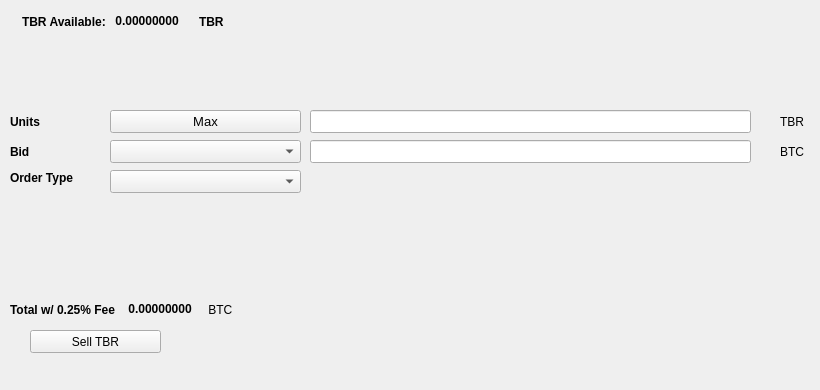
   <widget class="QWidget" name="SellTab">
    <attribute name="title">
     <string>Sell</string>
    </attribute>
    <widget class="QLabel" name="label_16">
     <property name="geometry">
      <rect>
       <x>780</x>
       <y>140</y>
       <width>31</width>
       <height>23</height>
      </rect>
     </property>
     <property name="text">
      <string>BTC</string>
     </property>
    </widget>
    <widget class="QComboBox" name="SellBidcomboBox">
     <property name="geometry">
      <rect>
       <x>110</x>
       <y>140</y>
       <width>191</width>
       <height>23</height>
      </rect>
     </property>
     <property name="font">
      <font>
       <pointsize>10</pointsize>
      </font>
     </property>
    </widget>
    <widget class="QLabel" name="label_18">
     <property name="geometry">
      <rect>
       <x>10</x>
       <y>110</y>
       <width>46</width>
       <height>23</height>
      </rect>
     </property>
     <property name="font">
      <font>
       <weight>75</weight>
       <bold>true</bold>
      </font>
     </property>
     <property name="text">
      <string>Units</string>
     </property>
    </widget>
    <widget class="QPushButton" name="Sell_Max_Amount">
     <property name="geometry">
      <rect>
       <x>110</x>
       <y>110</y>
       <width>191</width>
       <height>23</height>
      </rect>
     </property>
     <property name="font">
      <font>
       <pointsize>10</pointsize>
      </font>
     </property>
     <property name="text">
      <string>Max</string>
     </property>
    </widget>
    <widget class="QLabel" name="label_20">
     <property name="geometry">
      <rect>
       <x>10</x>
       <y>170</y>
       <width>91</width>
       <height>16</height>
      </rect>
     </property>
     <property name="font">
      <font>
       <weight>75</weight>
       <bold>true</bold>
      </font>
     </property>
     <property name="text">
      <string>Order Type</string>
     </property>
    </widget>
    <widget class="QComboBox" name="SellOrdertypeCombo">
     <property name="geometry">
      <rect>
       <x>110</x>
       <y>170</y>
       <width>191</width>
       <height>23</height>
      </rect>
     </property>
     <property name="font">
      <font>
       <pointsize>10</pointsize>
      </font>
     </property>
    </widget>
    <widget class="QLabel" name="label_21">
     <property name="geometry">
      <rect>
       <x>10</x>
       <y>140</y>
       <width>46</width>
       <height>23</height>
      </rect>
     </property>
     <property name="font">
      <font>
       <weight>75</weight>
       <bold>true</bold>
      </font>
     </property>
     <property name="text">
      <string>Bid</string>
     </property>
    </widget>
    <widget class="QLabel" name="label_22">
     <property name="geometry">
      <rect>
       <x>780</x>
       <y>110</y>
       <width>31</width>
       <height>23</height>
      </rect>
     </property>
     <property name="text">
      <string>TBR</string>
     </property>
    </widget>
    <widget class="QLineEdit" name="UnitsInputTBR">
     <property name="geometry">
      <rect>
       <x>310</x>
       <y>110</y>
       <width>441</width>
       <height>23</height>
      </rect>
     </property>
     <property name="font">
      <font>
       <pointsize>9</pointsize>
       <weight>75</weight>
       <bold>true</bold>
      </font>
     </property>
    </widget>
    <widget class="QLineEdit" name="SellBidPriceEdit">
     <property name="geometry">
      <rect>
       <x>310</x>
       <y>140</y>
       <width>441</width>
       <height>23</height>
      </rect>
     </property>
     <property name="font">
      <font>
       <pointsize>9</pointsize>
       <weight>75</weight>
       <bold>true</bold>
      </font>
     </property>
    </widget>
    <widget class="QPushButton" name="SellTBRBTN">
     <property name="geometry">
      <rect>
       <x>30</x>
       <y>330</y>
       <width>131</width>
       <height>23</height>
      </rect>
     </property>
     <property name="text">
      <string>Sell TBR</string>
     </property>
     <property name="icon">
      <iconset resource="../Tiberium">
       <normaloff>:/icons/bitcoin</normaloff>:/icons/bitcoin</iconset>
     </property>
    </widget>
    <widget class="QWidget" name="layoutWidget3">
     <property name="geometry">
      <rect>
       <x>22</x>
       <y>12</y>
       <width>258</width>
       <height>19</height>
      </rect>
     </property>
     <layout class="QHBoxLayout" name="horizontalLayout">
      <item>
       <widget class="QLabel" name="label232_2">
        <property name="font">
         <font>
          <weight>75</weight>
          <bold>true</bold>
         </font>
        </property>
        <property name="text">
         <string>TBR Available:</string>
        </property>
       </widget>
      </item>
      <item>
       <widget class="QLabel" name="TBRAvailableLabel">
        <property name="palette">
         <palette>
          <active>
           <colorrole role="WindowText">
            <brush brushstyle="SolidPattern">
             <color alpha="255">
              <red>0</red>
              <green>0</green>
              <blue>0</blue>
             </color>
            </brush>
           </colorrole>
           <colorrole role="Button">
            <brush brushstyle="SolidPattern">
             <color alpha="255">
              <red>0</red>
              <green>170</green>
              <blue>0</blue>
             </color>
            </brush>
           </colorrole>
           <colorrole role="Light">
            <brush brushstyle="SolidPattern">
             <color alpha="255">
              <red>0</red>
              <green>255</green>
              <blue>0</blue>
             </color>
            </brush>
           </colorrole>
           <colorrole role="Midlight">
            <brush brushstyle="SolidPattern">
             <color alpha="255">
              <red>0</red>
              <green>212</green>
              <blue>0</blue>
             </color>
            </brush>
           </colorrole>
           <colorrole role="Dark">
            <brush brushstyle="SolidPattern">
             <color alpha="255">
              <red>0</red>
              <green>85</green>
              <blue>0</blue>
             </color>
            </brush>
           </colorrole>
           <colorrole role="Mid">
            <brush brushstyle="SolidPattern">
             <color alpha="255">
              <red>0</red>
              <green>113</green>
              <blue>0</blue>
             </color>
            </brush>
           </colorrole>
           <colorrole role="Text">
            <brush brushstyle="SolidPattern">
             <color alpha="255">
              <red>0</red>
              <green>170</green>
              <blue>0</blue>
             </color>
            </brush>
           </colorrole>
           <colorrole role="BrightText">
            <brush brushstyle="SolidPattern">
             <color alpha="255">
              <red>255</red>
              <green>255</green>
              <blue>255</blue>
             </color>
            </brush>
           </colorrole>
           <colorrole role="ButtonText">
            <brush brushstyle="SolidPattern">
             <color alpha="255">
              <red>0</red>
              <green>0</green>
              <blue>0</blue>
             </color>
            </brush>
           </colorrole>
           <colorrole role="Base">
            <brush brushstyle="SolidPattern">
             <color alpha="255">
              <red>255</red>
              <green>255</green>
              <blue>255</blue>
             </color>
            </brush>
           </colorrole>
           <colorrole role="Window">
            <brush brushstyle="SolidPattern">
             <color alpha="255">
              <red>0</red>
              <green>170</green>
              <blue>0</blue>
             </color>
            </brush>
           </colorrole>
           <colorrole role="Shadow">
            <brush brushstyle="SolidPattern">
             <color alpha="255">
              <red>0</red>
              <green>0</green>
              <blue>0</blue>
             </color>
            </brush>
           </colorrole>
           <colorrole role="AlternateBase">
            <brush brushstyle="SolidPattern">
             <color alpha="255">
              <red>127</red>
              <green>212</green>
              <blue>127</blue>
             </color>
            </brush>
           </colorrole>
           <colorrole role="ToolTipBase">
            <brush brushstyle="SolidPattern">
             <color alpha="255">
              <red>255</red>
              <green>255</green>
              <blue>220</blue>
             </color>
            </brush>
           </colorrole>
           <colorrole role="ToolTipText">
            <brush brushstyle="SolidPattern">
             <color alpha="255">
              <red>0</red>
              <green>0</green>
              <blue>0</blue>
             </color>
            </brush>
           </colorrole>
          </active>
          <inactive>
           <colorrole role="WindowText">
            <brush brushstyle="SolidPattern">
             <color alpha="255">
              <red>0</red>
              <green>0</green>
              <blue>0</blue>
             </color>
            </brush>
           </colorrole>
           <colorrole role="Button">
            <brush brushstyle="SolidPattern">
             <color alpha="255">
              <red>0</red>
              <green>170</green>
              <blue>0</blue>
             </color>
            </brush>
           </colorrole>
           <colorrole role="Light">
            <brush brushstyle="SolidPattern">
             <color alpha="255">
              <red>0</red>
              <green>255</green>
              <blue>0</blue>
             </color>
            </brush>
           </colorrole>
           <colorrole role="Midlight">
            <brush brushstyle="SolidPattern">
             <color alpha="255">
              <red>0</red>
              <green>212</green>
              <blue>0</blue>
             </color>
            </brush>
           </colorrole>
           <colorrole role="Dark">
            <brush brushstyle="SolidPattern">
             <color alpha="255">
              <red>0</red>
              <green>85</green>
              <blue>0</blue>
             </color>
            </brush>
           </colorrole>
           <colorrole role="Mid">
            <brush brushstyle="SolidPattern">
             <color alpha="255">
              <red>0</red>
              <green>113</green>
              <blue>0</blue>
             </color>
            </brush>
           </colorrole>
           <colorrole role="Text">
            <brush brushstyle="SolidPattern">
             <color alpha="255">
              <red>0</red>
              <green>170</green>
              <blue>0</blue>
             </color>
            </brush>
           </colorrole>
           <colorrole role="BrightText">
            <brush brushstyle="SolidPattern">
             <color alpha="255">
              <red>255</red>
              <green>255</green>
              <blue>255</blue>
             </color>
            </brush>
           </colorrole>
           <colorrole role="ButtonText">
            <brush brushstyle="SolidPattern">
             <color alpha="255">
              <red>0</red>
              <green>0</green>
              <blue>0</blue>
             </color>
            </brush>
           </colorrole>
           <colorrole role="Base">
            <brush brushstyle="SolidPattern">
             <color alpha="255">
              <red>255</red>
              <green>255</green>
              <blue>255</blue>
             </color>
            </brush>
           </colorrole>
           <colorrole role="Window">
            <brush brushstyle="SolidPattern">
             <color alpha="255">
              <red>0</red>
              <green>170</green>
              <blue>0</blue>
             </color>
            </brush>
           </colorrole>
           <colorrole role="Shadow">
            <brush brushstyle="SolidPattern">
             <color alpha="255">
              <red>0</red>
              <green>0</green>
              <blue>0</blue>
             </color>
            </brush>
           </colorrole>
           <colorrole role="AlternateBase">
            <brush brushstyle="SolidPattern">
             <color alpha="255">
              <red>127</red>
              <green>212</green>
              <blue>127</blue>
             </color>
            </brush>
           </colorrole>
           <colorrole role="ToolTipBase">
            <brush brushstyle="SolidPattern">
             <color alpha="255">
              <red>255</red>
              <green>255</green>
              <blue>220</blue>
             </color>
            </brush>
           </colorrole>
           <colorrole role="ToolTipText">
            <brush brushstyle="SolidPattern">
             <color alpha="255">
              <red>0</red>
              <green>0</green>
              <blue>0</blue>
             </color>
            </brush>
           </colorrole>
          </inactive>
          <disabled>
           <colorrole role="WindowText">
            <brush brushstyle="SolidPattern">
             <color alpha="255">
              <red>0</red>
              <green>85</green>
              <blue>0</blue>
             </color>
            </brush>
           </colorrole>
           <colorrole role="Button">
            <brush brushstyle="SolidPattern">
             <color alpha="255">
              <red>0</red>
              <green>170</green>
              <blue>0</blue>
             </color>
            </brush>
           </colorrole>
           <colorrole role="Light">
            <brush brushstyle="SolidPattern">
             <color alpha="255">
              <red>0</red>
              <green>255</green>
              <blue>0</blue>
             </color>
            </brush>
           </colorrole>
           <colorrole role="Midlight">
            <brush brushstyle="SolidPattern">
             <color alpha="255">
              <red>0</red>
              <green>212</green>
              <blue>0</blue>
             </color>
            </brush>
           </colorrole>
           <colorrole role="Dark">
            <brush brushstyle="SolidPattern">
             <color alpha="255">
              <red>0</red>
              <green>85</green>
              <blue>0</blue>
             </color>
            </brush>
           </colorrole>
           <colorrole role="Mid">
            <brush brushstyle="SolidPattern">
             <color alpha="255">
              <red>0</red>
              <green>113</green>
              <blue>0</blue>
             </color>
            </brush>
           </colorrole>
           <colorrole role="Text">
            <brush brushstyle="SolidPattern">
             <color alpha="255">
              <red>0</red>
              <green>85</green>
              <blue>0</blue>
             </color>
            </brush>
           </colorrole>
           <colorrole role="BrightText">
            <brush brushstyle="SolidPattern">
             <color alpha="255">
              <red>255</red>
              <green>255</green>
              <blue>255</blue>
             </color>
            </brush>
           </colorrole>
           <colorrole role="ButtonText">
            <brush brushstyle="SolidPattern">
             <color alpha="255">
              <red>0</red>
              <green>85</green>
              <blue>0</blue>
             </color>
            </brush>
           </colorrole>
           <colorrole role="Base">
            <brush brushstyle="SolidPattern">
             <color alpha="255">
              <red>0</red>
              <green>170</green>
              <blue>0</blue>
             </color>
            </brush>
           </colorrole>
           <colorrole role="Window">
            <brush brushstyle="SolidPattern">
             <color alpha="255">
              <red>0</red>
              <green>170</green>
              <blue>0</blue>
             </color>
            </brush>
           </colorrole>
           <colorrole role="Shadow">
            <brush brushstyle="SolidPattern">
             <color alpha="255">
              <red>0</red>
              <green>0</green>
              <blue>0</blue>
             </color>
            </brush>
           </colorrole>
           <colorrole role="AlternateBase">
            <brush brushstyle="SolidPattern">
             <color alpha="255">
              <red>0</red>
              <green>170</green>
              <blue>0</blue>
             </color>
            </brush>
           </colorrole>
           <colorrole role="ToolTipBase">
            <brush brushstyle="SolidPattern">
             <color alpha="255">
              <red>255</red>
              <green>255</green>
              <blue>220</blue>
             </color>
            </brush>
           </colorrole>
           <colorrole role="ToolTipText">
            <brush brushstyle="SolidPattern">
             <color alpha="255">
              <red>0</red>
              <green>0</green>
              <blue>0</blue>
             </color>
            </brush>
           </colorrole>
          </disabled>
         </palette>
        </property>
        <property name="font">
         <font>
          <weight>75</weight>
          <bold>true</bold>
         </font>
        </property>
        <property name="text">
         <string> 0.00000000 </string>
        </property>
        <property name="textInteractionFlags">
         <set>Qt::LinksAccessibleByMouse|Qt::TextSelectableByKeyboard|Qt::TextSelectableByMouse</set>
        </property>
       </widget>
      </item>
      <item>
       <widget class="QLabel" name="labelTBR">
        <property name="font">
         <font>
          <weight>75</weight>
          <bold>true</bold>
         </font>
        </property>
        <property name="text">
         <string>TBR</string>
        </property>
       </widget>
      </item>
     </layout>
    </widget>
    <widget class="QWidget" name="layoutWidget">
     <property name="geometry">
      <rect>
       <x>10</x>
       <y>300</y>
       <width>268</width>
       <height>19</height>
      </rect>
     </property>
     <layout class="QHBoxLayout" name="horizontalLayout_2">
      <item>
       <widget class="QLabel" name="label_19">
        <property name="font">
         <font>
          <weight>75</weight>
          <bold>true</bold>
         </font>
        </property>
        <property name="text">
         <string>Total w/ 0.25% Fee </string>
        </property>
       </widget>
      </item>
      <item>
       <widget class="QLabel" name="SellCostLabel">
        <property name="palette">
         <palette>
          <active>
           <colorrole role="WindowText">
            <brush brushstyle="SolidPattern">
             <color alpha="255">
              <red>0</red>
              <green>0</green>
              <blue>0</blue>
             </color>
            </brush>
           </colorrole>
           <colorrole role="Button">
            <brush brushstyle="SolidPattern">
             <color alpha="255">
              <red>0</red>
              <green>170</green>
              <blue>0</blue>
             </color>
            </brush>
           </colorrole>
           <colorrole role="Light">
            <brush brushstyle="SolidPattern">
             <color alpha="255">
              <red>0</red>
              <green>255</green>
              <blue>0</blue>
             </color>
            </brush>
           </colorrole>
           <colorrole role="Midlight">
            <brush brushstyle="SolidPattern">
             <color alpha="255">
              <red>0</red>
              <green>212</green>
              <blue>0</blue>
             </color>
            </brush>
           </colorrole>
           <colorrole role="Dark">
            <brush brushstyle="SolidPattern">
             <color alpha="255">
              <red>0</red>
              <green>85</green>
              <blue>0</blue>
             </color>
            </brush>
           </colorrole>
           <colorrole role="Mid">
            <brush brushstyle="SolidPattern">
             <color alpha="255">
              <red>0</red>
              <green>113</green>
              <blue>0</blue>
             </color>
            </brush>
           </colorrole>
           <colorrole role="Text">
            <brush brushstyle="SolidPattern">
             <color alpha="255">
              <red>0</red>
              <green>170</green>
              <blue>0</blue>
             </color>
            </brush>
           </colorrole>
           <colorrole role="BrightText">
            <brush brushstyle="SolidPattern">
             <color alpha="255">
              <red>255</red>
              <green>255</green>
              <blue>255</blue>
             </color>
            </brush>
           </colorrole>
           <colorrole role="ButtonText">
            <brush brushstyle="SolidPattern">
             <color alpha="255">
              <red>0</red>
              <green>0</green>
              <blue>0</blue>
             </color>
            </brush>
           </colorrole>
           <colorrole role="Base">
            <brush brushstyle="SolidPattern">
             <color alpha="255">
              <red>255</red>
              <green>255</green>
              <blue>255</blue>
             </color>
            </brush>
           </colorrole>
           <colorrole role="Window">
            <brush brushstyle="SolidPattern">
             <color alpha="255">
              <red>0</red>
              <green>170</green>
              <blue>0</blue>
             </color>
            </brush>
           </colorrole>
           <colorrole role="Shadow">
            <brush brushstyle="SolidPattern">
             <color alpha="255">
              <red>0</red>
              <green>0</green>
              <blue>0</blue>
             </color>
            </brush>
           </colorrole>
           <colorrole role="AlternateBase">
            <brush brushstyle="SolidPattern">
             <color alpha="255">
              <red>127</red>
              <green>212</green>
              <blue>127</blue>
             </color>
            </brush>
           </colorrole>
           <colorrole role="ToolTipBase">
            <brush brushstyle="SolidPattern">
             <color alpha="255">
              <red>255</red>
              <green>255</green>
              <blue>220</blue>
             </color>
            </brush>
           </colorrole>
           <colorrole role="ToolTipText">
            <brush brushstyle="SolidPattern">
             <color alpha="255">
              <red>0</red>
              <green>0</green>
              <blue>0</blue>
             </color>
            </brush>
           </colorrole>
          </active>
          <inactive>
           <colorrole role="WindowText">
            <brush brushstyle="SolidPattern">
             <color alpha="255">
              <red>0</red>
              <green>0</green>
              <blue>0</blue>
             </color>
            </brush>
           </colorrole>
           <colorrole role="Button">
            <brush brushstyle="SolidPattern">
             <color alpha="255">
              <red>0</red>
              <green>170</green>
              <blue>0</blue>
             </color>
            </brush>
           </colorrole>
           <colorrole role="Light">
            <brush brushstyle="SolidPattern">
             <color alpha="255">
              <red>0</red>
              <green>255</green>
              <blue>0</blue>
             </color>
            </brush>
           </colorrole>
           <colorrole role="Midlight">
            <brush brushstyle="SolidPattern">
             <color alpha="255">
              <red>0</red>
              <green>212</green>
              <blue>0</blue>
             </color>
            </brush>
           </colorrole>
           <colorrole role="Dark">
            <brush brushstyle="SolidPattern">
             <color alpha="255">
              <red>0</red>
              <green>85</green>
              <blue>0</blue>
             </color>
            </brush>
           </colorrole>
           <colorrole role="Mid">
            <brush brushstyle="SolidPattern">
             <color alpha="255">
              <red>0</red>
              <green>113</green>
              <blue>0</blue>
             </color>
            </brush>
           </colorrole>
           <colorrole role="Text">
            <brush brushstyle="SolidPattern">
             <color alpha="255">
              <red>0</red>
              <green>170</green>
              <blue>0</blue>
             </color>
            </brush>
           </colorrole>
           <colorrole role="BrightText">
            <brush brushstyle="SolidPattern">
             <color alpha="255">
              <red>255</red>
              <green>255</green>
              <blue>255</blue>
             </color>
            </brush>
           </colorrole>
           <colorrole role="ButtonText">
            <brush brushstyle="SolidPattern">
             <color alpha="255">
              <red>0</red>
              <green>0</green>
              <blue>0</blue>
             </color>
            </brush>
           </colorrole>
           <colorrole role="Base">
            <brush brushstyle="SolidPattern">
             <color alpha="255">
              <red>255</red>
              <green>255</green>
              <blue>255</blue>
             </color>
            </brush>
           </colorrole>
           <colorrole role="Window">
            <brush brushstyle="SolidPattern">
             <color alpha="255">
              <red>0</red>
              <green>170</green>
              <blue>0</blue>
             </color>
            </brush>
           </colorrole>
           <colorrole role="Shadow">
            <brush brushstyle="SolidPattern">
             <color alpha="255">
              <red>0</red>
              <green>0</green>
              <blue>0</blue>
             </color>
            </brush>
           </colorrole>
           <colorrole role="AlternateBase">
            <brush brushstyle="SolidPattern">
             <color alpha="255">
              <red>127</red>
              <green>212</green>
              <blue>127</blue>
             </color>
            </brush>
           </colorrole>
           <colorrole role="ToolTipBase">
            <brush brushstyle="SolidPattern">
             <color alpha="255">
              <red>255</red>
              <green>255</green>
              <blue>220</blue>
             </color>
            </brush>
           </colorrole>
           <colorrole role="ToolTipText">
            <brush brushstyle="SolidPattern">
             <color alpha="255">
              <red>0</red>
              <green>0</green>
              <blue>0</blue>
             </color>
            </brush>
           </colorrole>
          </inactive>
          <disabled>
           <colorrole role="WindowText">
            <brush brushstyle="SolidPattern">
             <color alpha="255">
              <red>0</red>
              <green>85</green>
              <blue>0</blue>
             </color>
            </brush>
           </colorrole>
           <colorrole role="Button">
            <brush brushstyle="SolidPattern">
             <color alpha="255">
              <red>0</red>
              <green>170</green>
              <blue>0</blue>
             </color>
            </brush>
           </colorrole>
           <colorrole role="Light">
            <brush brushstyle="SolidPattern">
             <color alpha="255">
              <red>0</red>
              <green>255</green>
              <blue>0</blue>
             </color>
            </brush>
           </colorrole>
           <colorrole role="Midlight">
            <brush brushstyle="SolidPattern">
             <color alpha="255">
              <red>0</red>
              <green>212</green>
              <blue>0</blue>
             </color>
            </brush>
           </colorrole>
           <colorrole role="Dark">
            <brush brushstyle="SolidPattern">
             <color alpha="255">
              <red>0</red>
              <green>85</green>
              <blue>0</blue>
             </color>
            </brush>
           </colorrole>
           <colorrole role="Mid">
            <brush brushstyle="SolidPattern">
             <color alpha="255">
              <red>0</red>
              <green>113</green>
              <blue>0</blue>
             </color>
            </brush>
           </colorrole>
           <colorrole role="Text">
            <brush brushstyle="SolidPattern">
             <color alpha="255">
              <red>0</red>
              <green>85</green>
              <blue>0</blue>
             </color>
            </brush>
           </colorrole>
           <colorrole role="BrightText">
            <brush brushstyle="SolidPattern">
             <color alpha="255">
              <red>255</red>
              <green>255</green>
              <blue>255</blue>
             </color>
            </brush>
           </colorrole>
           <colorrole role="ButtonText">
            <brush brushstyle="SolidPattern">
             <color alpha="255">
              <red>0</red>
              <green>85</green>
              <blue>0</blue>
             </color>
            </brush>
           </colorrole>
           <colorrole role="Base">
            <brush brushstyle="SolidPattern">
             <color alpha="255">
              <red>0</red>
              <green>170</green>
              <blue>0</blue>
             </color>
            </brush>
           </colorrole>
           <colorrole role="Window">
            <brush brushstyle="SolidPattern">
             <color alpha="255">
              <red>0</red>
              <green>170</green>
              <blue>0</blue>
             </color>
            </brush>
           </colorrole>
           <colorrole role="Shadow">
            <brush brushstyle="SolidPattern">
             <color alpha="255">
              <red>0</red>
              <green>0</green>
              <blue>0</blue>
             </color>
            </brush>
           </colorrole>
           <colorrole role="AlternateBase">
            <brush brushstyle="SolidPattern">
             <color alpha="255">
              <red>0</red>
              <green>170</green>
              <blue>0</blue>
             </color>
            </brush>
           </colorrole>
           <colorrole role="ToolTipBase">
            <brush brushstyle="SolidPattern">
             <color alpha="255">
              <red>255</red>
              <green>255</green>
              <blue>220</blue>
             </color>
            </brush>
           </colorrole>
           <colorrole role="ToolTipText">
            <brush brushstyle="SolidPattern">
             <color alpha="255">
              <red>0</red>
              <green>0</green>
              <blue>0</blue>
             </color>
            </brush>
           </colorrole>
          </disabled>
         </palette>
        </property>
        <property name="font">
         <font>
          <weight>75</weight>
          <bold>true</bold>
         </font>
        </property>
        <property name="autoFillBackground">
         <bool>false</bool>
        </property>
        <property name="text">
         <string> 0.00000000</string>
        </property>
        <property name="textInteractionFlags">
         <set>Qt::LinksAccessibleByMouse|Qt::TextSelectableByMouse</set>
        </property>
       </widget>
      </item>
      <item>
       <widget class="QLabel" name="label_17">
        <property name="font">
         <font>
          <weight>50</weight>
          <bold>false</bold>
         </font>
        </property>
        <property name="text">
         <string> BTC</string>
        </property>
       </widget>
      </item>
     </layout>
    </widget>
    <widget class="QLabel" name="label_23">
     <property name="geometry">
      <rect>
       <x>460</x>
       <y>300</y>
       <width>281</width>
       <height>81</height>
      </rect>
     </property>
     <property name="text">
      <string/>
     </property>
     <property name="pixmap">
      <pixmap>:/images/bittrex</pixmap>
     </property>
    </widget>
   </widget>
